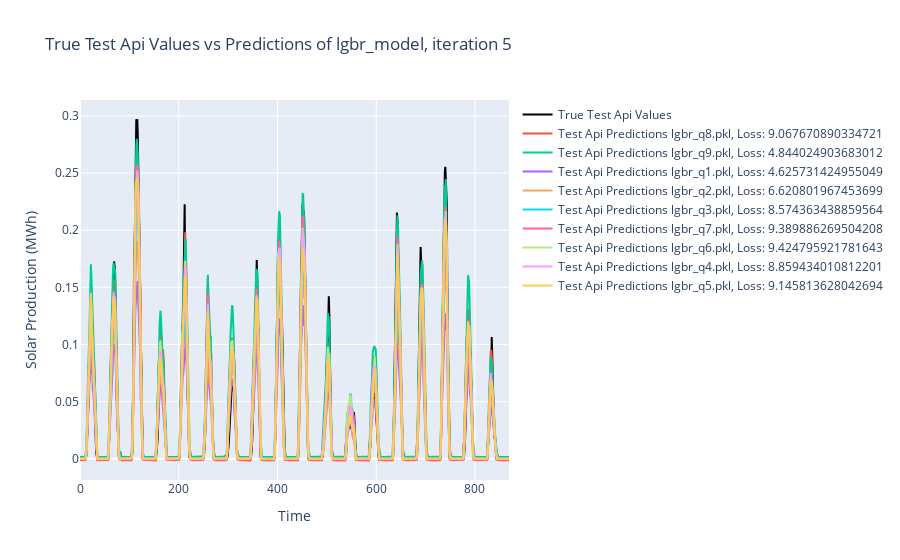
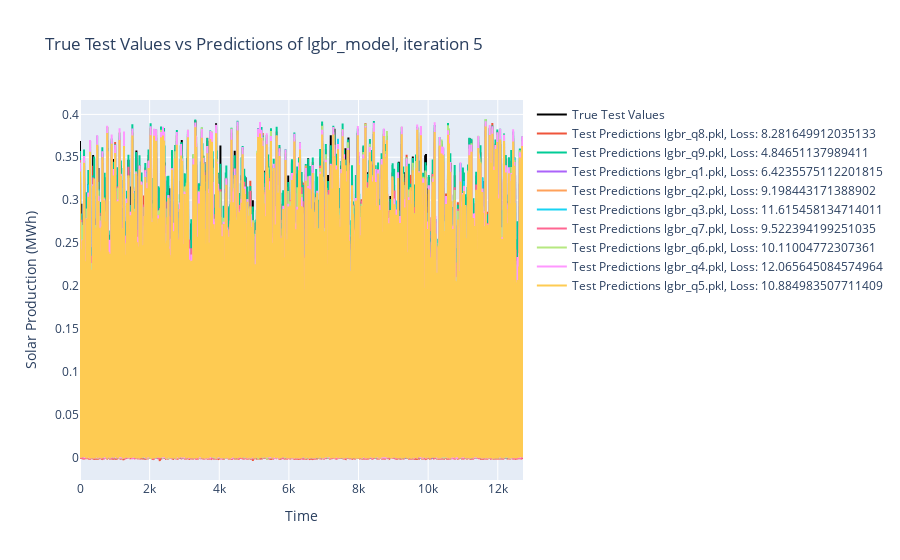

The code cell stored with these charts, in order, in its notebook:
### Code cell
# Load models and plot results
y_test, test_predictions, test_mean_pinball_losses, y_test_api, test_api_predictions, test_api_mean_pinball_losses, model_paths = create_pred(BASE_PATH=BASE_PATH, model_name=model_name, iter=iter)
plot_results(y_test, test_predictions, test_mean_pinball_losses, y_test_api, test_api_predictions, test_api_mean_pinball_losses, model_name=model_name, iter=iter)

### Figure 1 — Plotly figure (JSON) as saved in the notebook; plotly's stock layout.template omitted (floating-point values rounded to 4 significant figures; data arrays with more than 128 entries replaced by an {"elided": "..."} marker saying what was removed)
{"data": [{"line": {"color": "black"}, "mode": "lines", "name": "True Test Api Values", "type": "scatter", "y": {"elided": "870 float values"}}, {"mode": "lines", "name": "Test Api Predictions lgbr_q8.pkl, Loss: 9.067670890334721", "type": "scatter", "y": {"elided": "870 float values"}}, {"mode": "lines", "name": "Test Api Predictions lgbr_q9.pkl, Loss: 4.844024903683012", "type": "scatter", "y": {"elided": "870 float values"}}, {"mode": "lines", "name": "Test Api Predictions lgbr_q1.pkl, Loss: 4.625731424955049", "type": "scatter", "y": {"elided": "870 float values"}}, {"mode": "lines", "name": "Test Api Predictions lgbr_q2.pkl, Loss: 6.620801967453699", "type": "scatter", "y": {"elided": "870 float values"}}, {"mode": "lines", "name": "Test Api Predictions lgbr_q3.pkl, Loss: 8.574363438859564", "type": "scatter", "y": {"elided": "870 float values"}}, {"mode": "lines", "name": "Test Api Predictions lgbr_q7.pkl, Loss: 9.389886269504208", "type": "scatter", "y": {"elided": "870 float values"}}, {"mode": "lines", "name": "Test Api Predictions lgbr_q6.pkl, Loss: 9.424795921781643", "type": "scatter", "y": {"elided": "870 float values"}}, {"mode": "lines", "name": "Test Api Predictions lgbr_q4.pkl, Loss: 8.859434010812201", "type": "scatter", "y": {"elided": "870 float values"}}, {"mode": "lines", "name": "Test Api Predictions lgbr_q5.pkl, Loss: 9.145813628042694", "type": "scatter", "y": {"elided": "870 float values"}}], "layout": {"title": {"text": "True Test Api Values vs Predictions of lgbr_model, iteration 5"}, "xaxis": {"title": {"text": "Time"}}, "yaxis": {"title": {"text": "Solar Production (MWh)"}}}}

### Figure 2 — Plotly figure (JSON) as saved in the notebook; plotly's stock layout.template omitted (floating-point values rounded to 4 significant figures; data arrays with more than 128 entries replaced by an {"elided": "..."} marker saying what was removed)
{"data": [{"line": {"color": "black"}, "mode": "lines", "name": "True Test Values", "type": "scatter", "y": {"elided": "12725 float values"}}, {"mode": "lines", "name": "Test Predictions lgbr_q8.pkl, Loss: 8.281649912035133", "type": "scatter", "y": {"elided": "12725 float values"}}, {"mode": "lines", "name": "Test Predictions lgbr_q9.pkl, Loss: 4.84651137989411", "type": "scatter", "y": {"elided": "12725 float values"}}, {"mode": "lines", "name": "Test Predictions lgbr_q1.pkl, Loss: 6.4235575112201815", "type": "scatter", "y": {"elided": "12725 float values"}}, {"mode": "lines", "name": "Test Predictions lgbr_q2.pkl, Loss: 9.198443171388902", "type": "scatter", "y": {"elided": "12725 float values"}}, {"mode": "lines", "name": "Test Predictions lgbr_q3.pkl, Loss: 11.615458134714011", "type": "scatter", "y": {"elided": "12725 float values"}}, {"mode": "lines", "name": "Test Predictions lgbr_q7.pkl, Loss: 9.522394199251035", "type": "scatter", "y": {"elided": "12725 float values"}}, {"mode": "lines", "name": "Test Predictions lgbr_q6.pkl, Loss: 10.11004772307361", "type": "scatter", "y": {"elided": "12725 float values"}}, {"mode": "lines", "name": "Test Predictions lgbr_q4.pkl, Loss: 12.065645084574964", "type": "scatter", "y": {"elided": "12725 float values"}}, {"mode": "lines", "name": "Test Predictions lgbr_q5.pkl, Loss: 10.884983507711409", "type": "scatter", "y": {"elided": "12725 float values"}}], "layout": {"title": {"text": "True Test Values vs Predictions of lgbr_model, iteration 5"}, "xaxis": {"title": {"text": "Time"}}, "yaxis": {"title": {"text": "Solar Production (MWh)"}}}}
